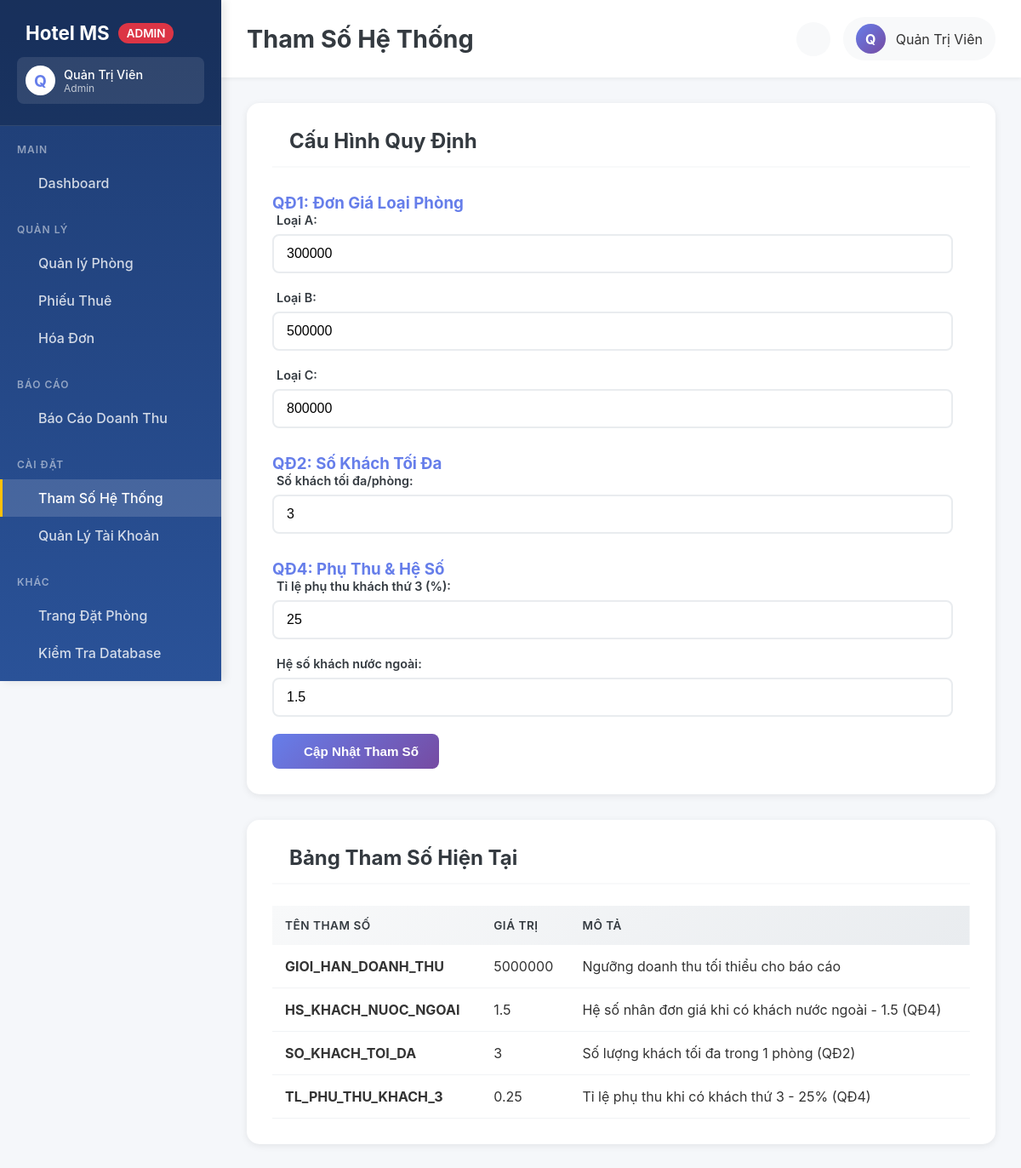
The app's page /admin/tham-so.php (signed in) with its own data.
### tables this page shows
CREATE TABLE LOAIPHONG (
MaLoaiPhong INTEGER PRIMARY KEY AUTOINCREMENT,
TenLoai TEXT NOT NULL UNIQUE,
DonGiaCoBan REAL NOT NULL CHECK(DonGiaCoBan > 0)
);

CREATE TABLE THAMSO (
TenThamSo TEXT PRIMARY KEY,
GiaTri REAL NOT NULL,
MoTa TEXT
);

### config/database.php (called while the page is built, shortened)
<?php
class Database {
    private $db_file;
    private $conn;
    public function __construct() {
        $this->db_file = __DIR__ . '/../database/hotel.db';
    }
    public function connect() {
        try {
            $this->conn = new PDO('sqlite:' . $this->db_file);
            $this->conn->setAttribute(PDO::ATTR_ERRMODE, PDO::ERRMODE_EXCEPTION);
            $this->conn->setAttribute(PDO::ATTR_DEFAULT_FETCH_MODE, PDO::FETCH_ASSOC);
            $this->conn->exec('PRAGMA foreign_keys = ON');
            $this->conn->exec('PRAGMA journal_mode = WAL');
            $this->conn->exec('PRAGMA synchronous = NORMAL');
        } catch(PDOException $e) {
            die("Connection Error: " . $e->getMessage());
        }
        return $this->conn;
    }
    public function getThamSo($tenThamSo) {
        try {
            $stmt = $this->conn->prepare("SELECT GiaTri FROM THAMSO WHERE TenThamSo = ?");
            $stmt->execute([$tenThamSo]);
            $result = $stmt->fetch();
            return $result ? $result['GiaTri'] : null;
        } catch(PDOException $e) {
            return null;
        }
    }
    public function getAllThamSo() {
        try {
            $stmt = $this->conn->query("SELECT * FROM THAMSO ORDER BY TenThamSo");
            return $stmt->fetchAll();
        } catch(PDOException $e) {
            error_log("Error getAllThamSo: " . $e->getMessage());
            return [];
        }
    }
    public function __destruct() {
        $this->conn = null;
    }
}
?>

### admin/tham-so.php (the view, shortened to what this page needs)
<?php
require_once __DIR__ . '/../config/database.php';
$database = new Database();
$db = $database->connect();
$thamSos = $database->getAllThamSo();
$loaiPhongs = $db->query("SELECT * FROM LOAIPHONG ORDER BY TenLoai")->fetchAll();
?>
<!DOCTYPE html>
<html lang="vi">
<head>
    <link rel="stylesheet" href="../assets/css/admin.css">
</head>
<body>
    <?php include 'includes/sidebar.php'; ?>
    <div class="admin-content">
        <?php include 'includes/header.php'; ?>
        <main class="main-container">
            <div class="content-section">
                <div class="section-header">
                    <h2 class="section-title"><i class="ph ph-gear"></i> Cấu Hình Quy Định</h2>
                </div>
                <form method="POST" style="max-width: 800px;">
                    <h3 style="color: #667eea; margin-top: 30px;"><i class="ph ph-currency-circle-dollar"></i> QĐ1: Đơn Giá Loại Phòng</h3>
                    <?php foreach ($loaiPhongs as $loai): ?>
                    <div class="form-group">
                        <label><i class="ph ph-bed"></i> <?= htmlspecialchars($loai['TenLoai']) ?>:</label>
                        <input type="number" name="donGia<?= substr($loai['TenLoai'], -1) ?>"
                               value="<?= $loai['DonGiaCoBan'] ?>" step="1000" required class="form-control">
                    </div>
                    <?php endforeach; ?>
                    <h3 style="color: #667eea; margin-top: 30px;"><i class="ph ph-users"></i> QĐ2: Số Khách Tối Đa</h3>
                    <div class="form-group">
                        <label><i class="ph ph-user-list"></i> Số khách tối đa/phòng:</label>
                        <input type="number" name="SO_KHACH_TOI_DA"
                               value="<?= $database->getThamSo('SO_KHACH_TOI_DA') ?>"
                               min="1" max="5" required class="form-control">
                    </div>
                    <h3 style="color: #667eea; margin-top: 30px;"><i class="ph ph-calculator"></i> QĐ4: Phụ Thu & Hệ Số</h3>
                    <div class="form-group">
                        <label><i class="ph ph-percent"></i> Tỉ lệ phụ thu khách thứ 3 (%):</label>
                        <input type="number" name="TL_PHU_THU_KHACH_3"
                               value="<?= $database->getThamSo('TL_PHU_THU_KHACH_3') * 100 ?>"
                               step="1" required class="form-control">
                    </div>
                    <div class="form-group">
                        <label><i class="ph ph-globe"></i> Hệ số khách nước ngoài:</label>
                        <input type="number" name="HS_KHACH_NUOC_NGOAI"
                               value="<?= $database->getThamSo('HS_KHACH_NUOC_NGOAI') ?>"
                               step="0.1" required class="form-control">
                    </div>
                    <button type="submit" class="btn btn-primary">
                        <i class="ph ph-floppy-disk"></i> Cập Nhật Tham Số
                    </button>
                </form>
            </div>
            <div class="content-section">
                <div class="section-header">
                    <h2 class="section-title"><i class="ph ph-list-bullets"></i> Bảng Tham Số Hiện Tại</h2>
                </div>
                <table class="data-table">
                    <thead>
                        <tr>
                            <th>Tên Tham Số</th>
                            <th>Giá Trị</th>
                            <th>Mô Tả</th>
                        </tr>
                    </thead>
                    <tbody>
                        <?php foreach ($thamSos as $ts): ?>
                        <tr>
                            <td><strong><?= htmlspecialchars($ts['TenThamSo']) ?></strong></td>
                            <td><?= htmlspecialchars($ts['GiaTri']) ?></td>
                            <td><?= htmlspecialchars($ts['MoTa']) ?></td>
                        </tr>
                        <?php endforeach; ?>
                    </tbody>
                </table>
            </div>
        </main>
    </div>
</body>
</html>

### assets/css/admin.css (style rules this page uses)
:root { --primary: #667eea; --primary-dark: #5568d3; --secondary: #764ba2; --success: #28a745; --danger: #dc3545; --warning: #ffc107; --info: #17a2b8; --light: #f8f9fa; --dark: #343a40; --sidebar-width: 260px; }
* { margin: 0; padding: 0; box-sizing: border-box; }
body { font-family: 'Inter', 'Segoe UI', system-ui, -apple-system, sans-serif; background: #f5f7fa; color: #333; overflow-x: hidden; }
.admin-content { margin-left: var(--sidebar-width); min-height: 100vh; background: #f5f7fa; }
.main-container { padding: 30px; }
.content-section { background: white; padding: 30px; border-radius: 15px; box-shadow: 0 2px 8px rgba(0,0,0,0.08); margin-bottom: 30px; }
.section-header { display: flex; align-items: center; justify-content: space-between; margin-bottom: 25px; padding-bottom: 15px; border-bottom: 2px solid var(--light); }
.section-title { font-size: 1.5em; font-weight: 700; color: var(--dark); display: flex; align-items: center; gap: 10px; }
.btn { padding: 12px 24px; border: none; border-radius: 8px; font-weight: 600; cursor: pointer; transition: 0.3s; display: inline-flex; align-items: center; gap: 8px; text-decoration: none; font-size: 0.95em; }
.btn-primary { background: linear-gradient(135deg, var(--primary), var(--secondary)); color: white; }
.data-table { width: 100%; border-collapse: collapse; background: white; }
.data-table thead { background: linear-gradient(135deg, #f8f9fa, #e9ecef); }
.data-table th { padding: 15px; text-align: left; font-weight: 600; color: var(--dark); text-transform: uppercase; font-size: 0.85em; letter-spacing: 0.5px; }
.data-table td { padding: 15px; border-bottom: 1px solid #f1f3f5; }
.data-table tbody tr { transition: 0.3s; }
.form-group { margin-bottom: 20px; }
.form-group label { display: block; margin-bottom: 8px; font-weight: 600; color: var(--dark); font-size: 0.9em; }
.form-control { width: 100%; padding: 12px 15px; border: 2px solid #e9ecef; border-radius: 8px; font-size: 1em; transition: 0.3s; }

### records on screen
loaiphong: TenLoai "Loại A", donGiaA "300000"
loaiphong: TenLoai "Loại B", donGiaB "500000"
loaiphong: TenLoai "Loại C", donGiaC "800000"
thamso: SO_KHACH_TOI_DA "3", TenThamSo "SO_KHACH_TOI_DA", GiaTri "3", MoTa "Số lượng khách tối đa trong 1 phòng (QĐ2)"
thamso: TL_PHU_THU_KHACH_3 "25", TenThamSo "TL_PHU_THU_KHACH_3", GiaTri "0.25", MoTa "Tỉ lệ phụ thu khi có khách thứ 3 - 25% (QĐ4)"
thamso: HS_KHACH_NUOC_NGOAI "1.5", TenThamSo "HS_KHACH_NUOC_NGOAI", GiaTri "1.5", MoTa "Hệ số nhân đơn giá khi có khách nước ngoài - 1.5 (QĐ4)"
thamso: TenThamSo "GIOI_HAN_DOANH_THU", GiaTri "5000000", MoTa "Ngưỡng doanh thu tối thiểu cho báo cáo"

### other values on screen
substr($_SESSION['fullname'] ?? 'A', 0, 1) "Q"
$_SESSION['fullname'] "Quản Trị Viên"
$_SESSION['role'] "Admin"
$page_title "Tham Số Hệ Thống"
